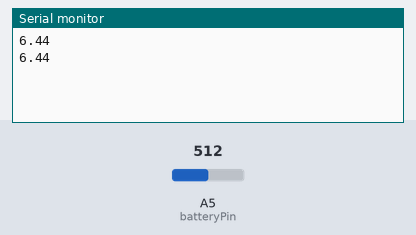
This sketch was run on a simulated Arduino Uno, built with avr-gcc and run on an emulated ATmega328P. Shown: the last lines printed to the serial monitor. The inputs (shaded band) are chosen by the test bench; at power-on: A5 (batteryPin) = 512.

Above: at 1.8 s.
1.9 s: A5 (batteryPin) set to 716
At 2.7 s:
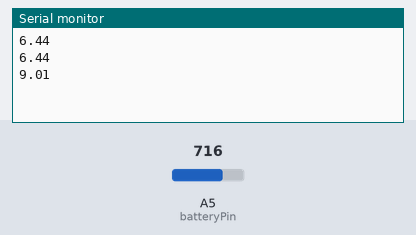
3.4 s: A5 (batteryPin) set to 900
At 4.8 s:
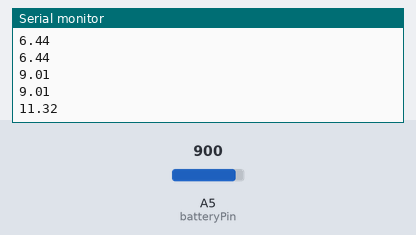
Timing chart, 0 to 6.4 s (numbered marks = the images above; inputs shaded):
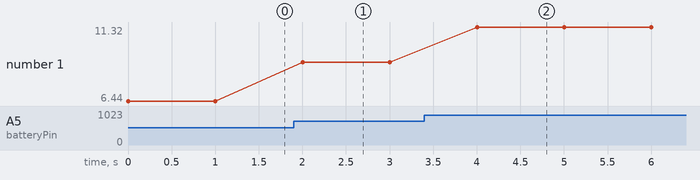

Measured:
- after the input at 1.9 s, the serial monitor: prints a new line after 0.10 s (image 1)
- after the input at 3.4 s, the serial monitor: prints a new line after 0.60 s (image 2)
- plotted number 1: 6.44 → 9.01 after the input at 1.9 s, 9.01 → 11.32 after the input at 3.4 s

The sketch:

BatteryReading.ino
```cpp
/// PINS ///
const int batteryPin = A5;

/// CONSTANTS ///
const float voltageBattCharged = 12.35;

/// VARIABLES ///
float voltage = 0;

float readBattery(int batt_input)
{
  int readInput;
  float batt_voltage;
  readInput = analogRead(batt_input);
  batt_voltage = (((readInput*4.9)/1000)*voltageBattCharged)/4.81;
  return batt_voltage;
}

void setup() {
  pinMode(batteryPin, INPUT);
  Serial.begin(9600);
}

void loop() {
  voltage = readBattery(batteryPin);
  Serial.println(voltage);
  delay(1000);
}
```
